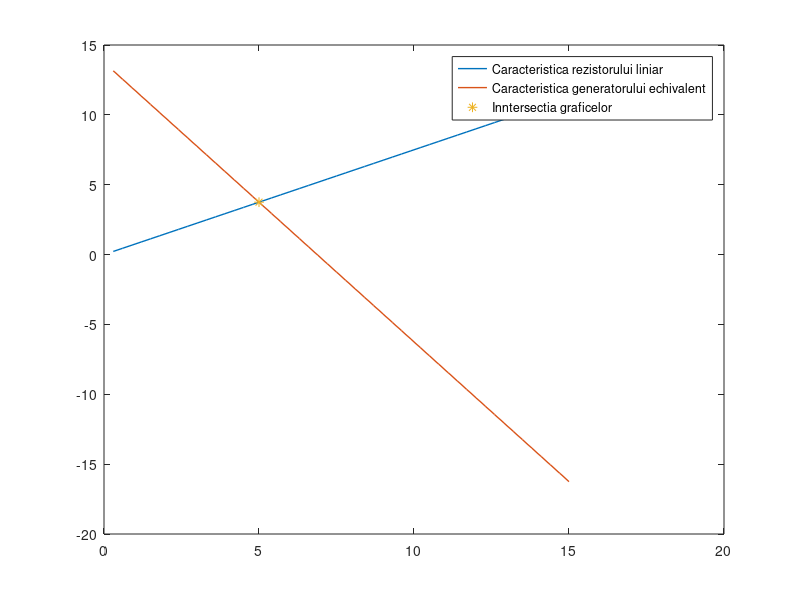

This chart was generated by the following MATLAB code:
  R = 0.75;
  R1 = 2;
  E = 13.75;
  I = 0.3 : 0.3 : 15;
   for i = 1 : length(I)
    U(i) = I(i) * R;
  endfor
  for i = 1 : length(I)
    u(i) = E - R1 * I(i);
  endfor
  i_intersection = E/(R + R1);
  u_intersection = R * i_intersection;
  plot(I, U, "linewidth", 1);
  hold on
  plot(I, u, "linewidth", 1);
  hold on
  plot(i_intersection, u_intersection, "*", "MarkerSize", 7);
  legend( "Caracteristica rezistorului liniar",
           "Caracteristica generatorului echivalent",
           "Inntersectia graficelor");